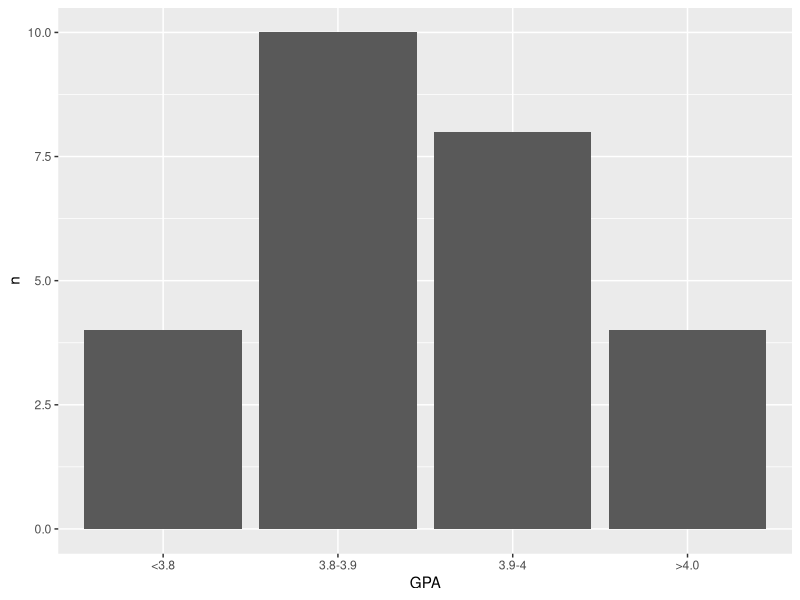

This figure's R source:
## ---- chunk 1
set.seed(123)
options(width=60)
knitr::opts_chunk$set(fig.align='center',fig.width=9,fig.height=5)
def.chunk.hook  <- knitr::knit_hooks$get("chunk")
knitr::knit_hooks$set(chunk = function(x, options) {
  x <- def.chunk.hook(x, options)
  ifelse(options$size != "normalsize", paste0("\n \\", options$size,"\n\n", x, "\n\n \\normalsize"), x)
})
require(tidyverse)
## ---- chunk 2
set.seed(1234)
data.frame(id = paste0(sample(LETTERS,6),sample(LETTERS,6)),
           state = sample(state.abb,6),
           age = round(runif(6,min = 23,max = 30)),
           GPA = round(rnorm(6,mean = 3.9,sd = .1),2))
## ---- chunk 3
set.seed(1234)
data.frame(id = paste0(sample(LETTERS,26),sample(LETTERS,26)),
           state = sample(state.abb,26),
           age = round(runif(26,min = 23,max = 30)),
           GPA = round(rnorm(26,mean = 3.9,sd = .1),2))
## ---- chunk 4
set.seed(1234)
data.frame(id = paste0(sample(LETTERS,26),sample(LETTERS,26)),
           state = sample(state.abb,26),
           age = round(runif(26,min = 23,max = 30)),
           GPA = round(rnorm(26,mean = 3.9,sd = .1),2)) %>%
  count(age) %>%
  arrange(n)
## ---- chunk 5
set.seed(1234)
data.frame(id = paste0(sample(LETTERS,26),sample(LETTERS,26)),
           state = sample(state.abb,26),
           age = round(runif(26,min = 23,max = 30)),
           GPA = round(rnorm(26,mean = 3.9,sd = .1),4)) %>%
  # mutate(GPA = factor(ifelse(GPA < 3.8,'<3.8',
  #                     ifelse(GPA < 3.9,'3.8-3.9',
  #                            ifelse(GPA < 4,'3.9-4','>4.0'))),
  #                     levels = c('<3.8','3.8-3.9','3.9-4','>4.0'))) %>%
  count(GPA)
## ---- chunk 6
set.seed(1234)
data.frame(id = paste0(sample(LETTERS,26),sample(LETTERS,26)),
           state = sample(state.abb,26),
           age = round(runif(26,min = 23,max = 30)),
           GPA = round(rnorm(26,mean = 3.9,sd = .1),2)) %>%
  mutate(GPA = factor(ifelse(GPA < 3.8,'<3.8',
                      ifelse(GPA < 3.9,'3.8-3.9',
                             ifelse(GPA < 4,'3.9-4','>4.0'))),
                      levels = c('<3.8','3.8-3.9','3.9-4','>4.0'))) %>%
  count(GPA)
## ---- chunk 7
set.seed(1234)
data.frame(id = paste0(sample(LETTERS,26),sample(LETTERS,26)),
           state = sample(state.abb,26),
           age = round(runif(26,min = 23,max = 30)),
           GPA = round(rnorm(26,mean = 3.9,sd = .1),2)) %>%
  mutate(GPA = factor(ifelse(GPA < 3.8,'<3.8',
                      ifelse(GPA < 3.9,'3.8-3.9',
                             ifelse(GPA < 4,'3.9-4','>4.0'))),
                      levels = c('<3.8','3.8-3.9','3.9-4','>4.0'))) %>%
  count(GPA) %>%
  ggplot(aes(x = GPA,y = n)) + 
  geom_bar(stat = 'identity')
